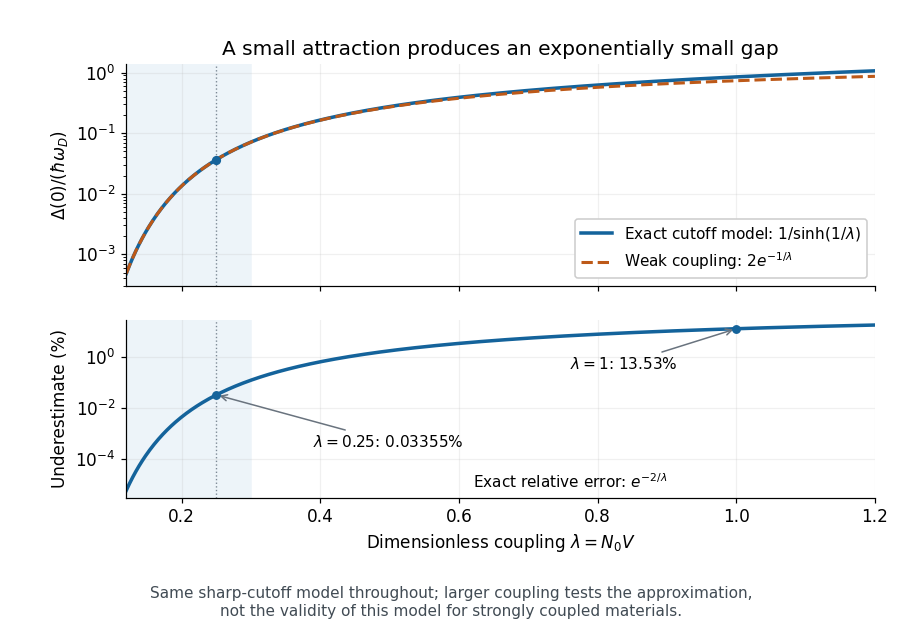

The script that drew this image:
"""Compare the exact zero-T constant-shell BCS gap with its weak limit.

Python 3.14; NumPy 2.3.5; Matplotlib 3.10.7 (repository pyproject.toml).
Run from _media with MPLBACKEND=Agg MPLCONFIGDIR=/tmp/codex-wiki-matplotlib.
No measured points or fitted curves. Lambda stays strictly positive.
"""
from pathlib import Path

import matplotlib.pyplot as plt
import numpy as np


def main():
    plt.rcParams.update({"font.size": 11, "axes.spines.top": False,
                         "axes.spines.right": False, "figure.facecolor": "white"})
    lam = np.linspace(0.12, 1.2, 700)
    gap = 1 / np.sinh(1 / lam)
    weak = 2 * np.exp(-1 / lam)
    error = 100 * np.exp(-2 / lam)
    assert np.allclose((gap - weak) / gap, error / 100, rtol=1e-8)
    fig, (top, bottom) = plt.subplots(2, 1, figsize=(8.2, 5.8), sharex=True,
                                      gridspec_kw={"height_ratios": [1.25, 1]})
    for ax in (top, bottom):
        ax.axvspan(0.12, 0.3, color="#edf4f9")
        ax.axvline(0.25, color="#7b8894", lw=0.9, ls=":")
        ax.grid(alpha=0.18, which="major")
        ax.set_xlim(0.12, 1.2)
    top.semilogy(lam, gap, color="#14639b", lw=2.3,
                 label=r"Exact cutoff model: $1/\sinh(1/\lambda)$")
    top.semilogy(lam, weak, "--", color="#bd5918", lw=2,
                 label=r"Weak coupling: $2e^{-1/\lambda}$")
    top.plot(0.25, 1 / np.sinh(4), "o", color="#14639b", ms=5)
    top.set(ylabel=r"$\Delta(0)/(\hbar\omega_D)$", ylim=(0.0003, 1.4),
            title="A small attraction produces an exponentially small gap")
    top.legend(loc="lower right", fontsize=10, framealpha=1)
    bottom.semilogy(lam, error, color="#14639b", lw=2.3)
    bottom.set(xlabel=r"Dimensionless coupling $\lambda=N_0V$",
               ylabel="Underestimate (%)", ylim=(0.000003, 30))
    bottom.scatter([0.25, 1], [100 * np.exp(-8), 100 * np.exp(-2)],
                   s=23, color="#14639b", zorder=4)
    bottom.annotate(r"$\lambda=0.25$: 0.03355%", (0.25, 100 * np.exp(-8)),
                    (0.39, 0.0003), fontsize=10,
                    arrowprops={"arrowstyle": "->", "color": "#69737e"})
    bottom.annotate(r"$\lambda=1$: 13.53%", (1, 100 * np.exp(-2)),
                    (0.76, 0.35), fontsize=10,
                    arrowprops={"arrowstyle": "->", "color": "#69737e"})
    bottom.text(0.62, 0.000007, r"Exact relative error: $e^{-2/\lambda}$", fontsize=10)
    fig.subplots_adjust(left=0.14, right=0.97, top=0.90, bottom=0.22, hspace=0.17)
    fig.text(0.5, 0.035, "Same sharp-cutoff model throughout; larger coupling tests the approximation,\n"
             "not the validity of this model for strongly coupled materials.",
             ha="center", fontsize=10, color="#414b54")
    fig.savefig(Path.cwd() / (Path(__file__).stem + ".png"), dpi=110,
                facecolor="white", transparent=False)
    plt.close(fig)


if __name__ == "__main__":
    main()
